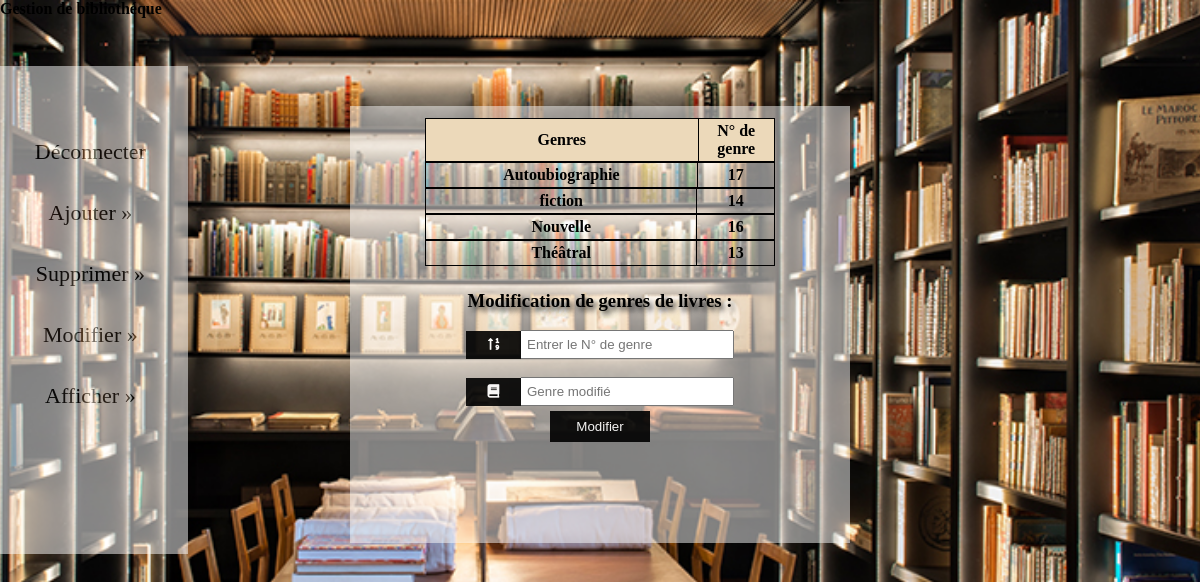
The app's page /modifiergenre.php with its own data.
### tables this page shows
CREATE TABLE `genrelivre` (
  `id` int(5) NOT NULL auto_increment,
  `genre` varchar(30) NOT NULL,
  PRIMARY KEY  (`id`)
);

### modifiergenre.php (the view, shortened to what this page needs)
<!DOCTYPE html>
<html>
     <head>
		 <link rel='stylesheet' href='https://use.fontawesome.com/releases/v5.7.0/css/all.css'>
	 </head>
	 <body>
<div class="container">
<?php
	 $rqt=mysql_query("select * from genrelivre order by genre") or die (mysql_error());
?>
<table align="center">
     <tr>
	     <th width="41%">Genres </th>
	     <th width="10%">N&deg; de genre</th>
	 </tr>
</table>
<?php while($resultat = mysql_fetch_array($rqt)){
	     $nom = $resultat['genre'];
		 $Num = $resultat['id'];
 ?>      <table align="center">
              <tr>
			     <td width="35%"><strong><?php echo $nom ?></strong></td>
				 <td width="10%"><strong><?php echo $Num ?></strong></td>
			  </tr>
         </table>
 <?php
}
?>
<h3 align="center">Modification de genres de livres :</h3>
<div align="center" >
     <form action="modifiergenre.php" method="post">
	  <div align="center" >
	     <i class="fas fa-sort-numeric-up icon"></i>
         <input type="text" name="Num" placeholder="Entrer le N&deg; de genre">
		 <br> <br>
		 <i class="fa fa-book icon"></i>
		 <input type="text" name="nomgenre" placeholder="Genre modifi&eacute;">
      </div>
	  <input type="submit" name="modifier" value="Modifier" class="btn">
	  </form>
</div>
</div>
	 </body>
</html>

### modifiergenre.php (style rules this page uses)
body { margin:0; padding:0; background: url('bblio.jpg') no-repeat center fixed; -webkit-background-size: cover; background-size: cover; }
.container { width: 500px; height: 425px; text-align: center; margin: 0 auto; background:rgba(251,251,251,0.5); margin-top: 10px; padding-top:1%; overflow-y:auto; }
h3 { padding-top:1%; text-shadow:3px 4px 5px #333; }
.btn { background-color: black; color: white; padding: 8px ; border: none; cursor: pointer; width: 20%; margin-left:0%; margin-top:1%; opacity: 0.9; }
.icon { padding:7.5px; background: black; opacity: 0.9; color: white; min-width: 40px; text-align: center; font-size:13.5px; }
input[type="text"] { width: 40%; margin-left:-1%; padding: 5px; outline: none; }
table { border-collapse: collapse; width: 70%; }
th, td { padding:3px; border: 1px solid black; }
th { background-color: #ECD9BA; }

### records on screen
genrelivre: genre "Autoubiographie", id "17"
genrelivre: genre "fiction", id "14"
genrelivre: genre "Nouvelle", id "16"
genrelivre: genre "Théâtral", id "13"
